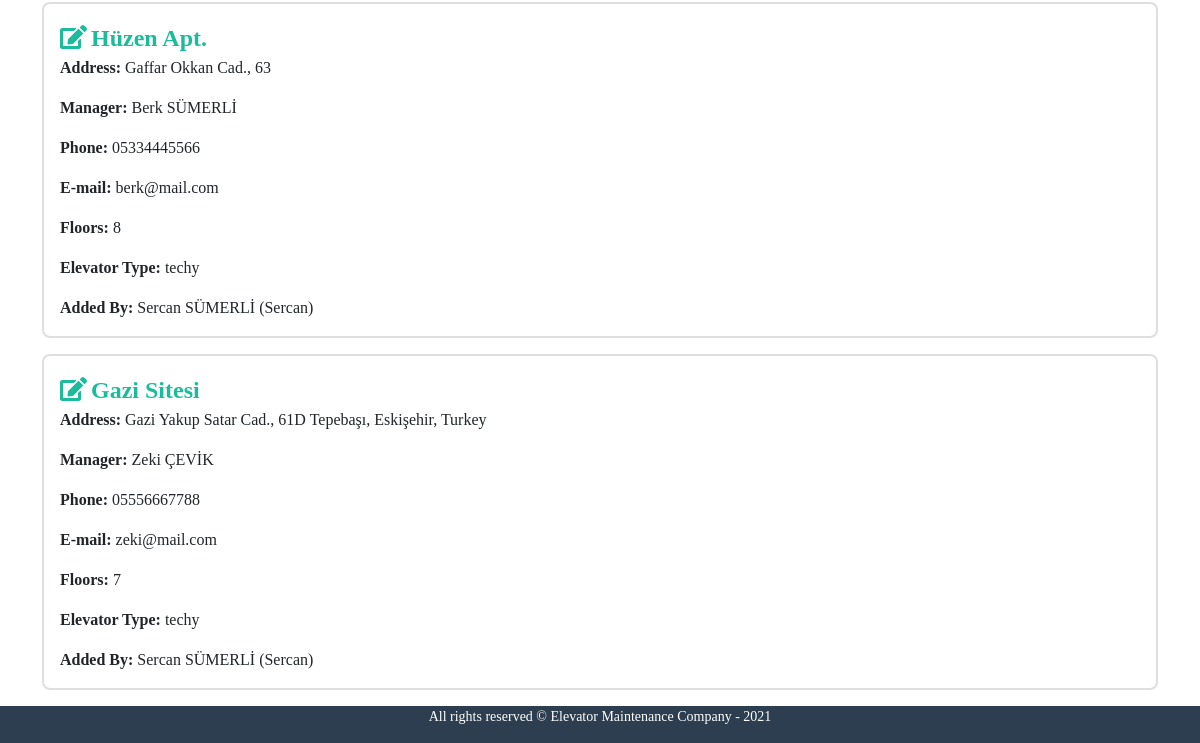
Page /buildings (signed in, lower part) on the earlier database version.
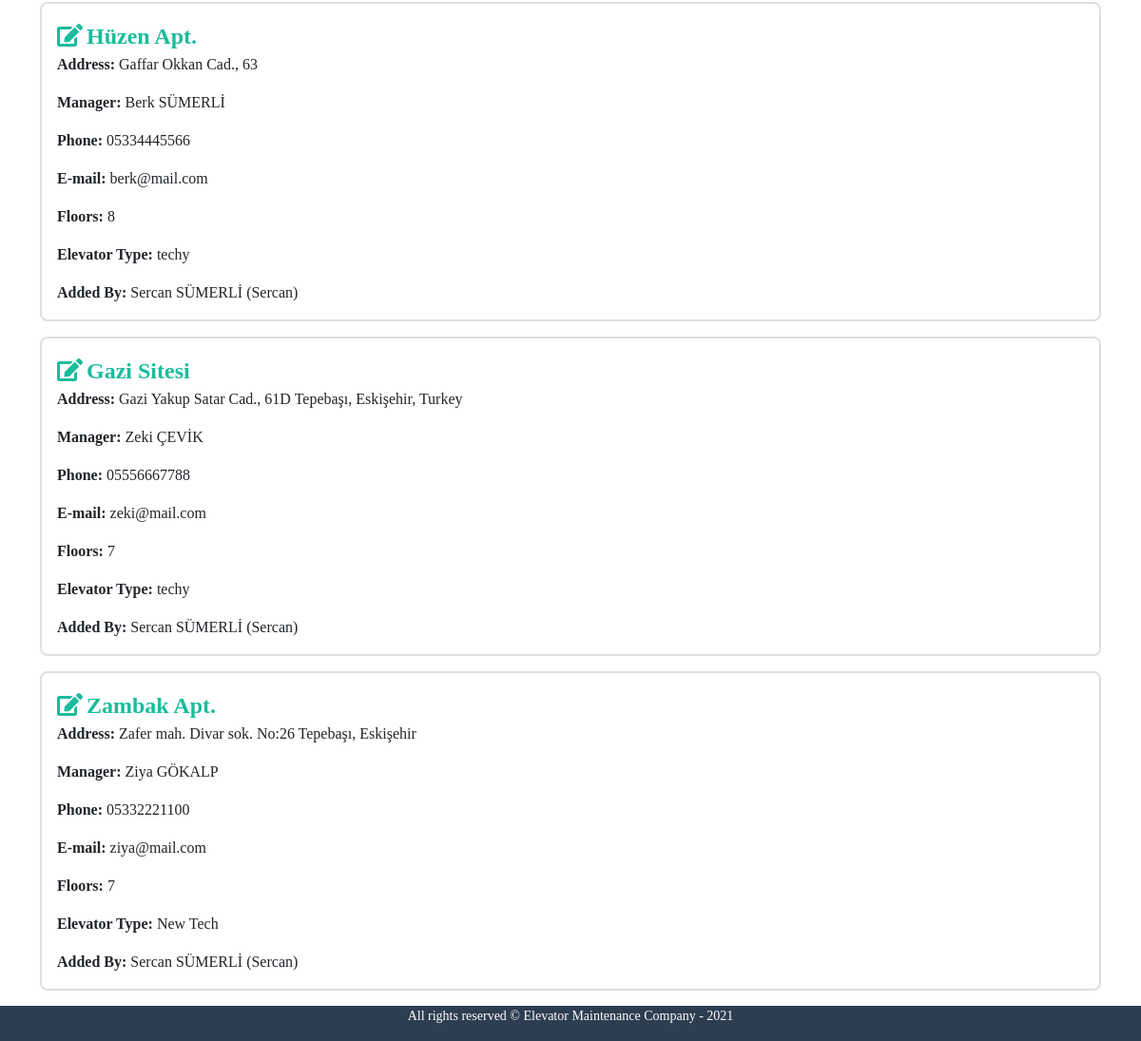
Same page on the later database version.
### maintenance/models.py (models this page shows, shortened)
class Building(models.Model):
    address = models.CharField(max_length=300)
    coordinates = models.CharField(null=True, max_length=32)
    name = models.CharField(max_length=50)
    manager = models.CharField(max_length=100)
    phone_message = 'Phone number must be entered in the format: 05xxxxxxxxx'
    phone_regex = RegexValidator(
        regex=r'^(05)\d{9}$',
        message=phone_message
    )
    phone = models.CharField(validators=[phone_regex], max_length=11,
                             null=True, blank=True)
    email = models.EmailField(null=True, blank=True, max_length=100)
    floors = models.PositiveSmallIntegerField(default=2, validators=[MinValueValidator(2), MaxValueValidator(25)])
    elevator_type = models.CharField(max_length=100)
    creator = models.ForeignKey(User, on_delete=PROTECT, related_name="BuildingCreator")
    status = models.BooleanField(default=True)

class User(AbstractUser):
    confirmed = models.BooleanField(default=False)

### maintenance/views.py (the view)
# urls.py: path("buildings", views.buildings, name="buildings"),
@login_required
def buildings(request):
    buildings = Building.objects.all()
    return render(request, "maintenance/buildings.html", {
        "buildings":buildings
    })

### maintenance/templates/maintenance/buildings.html (shortened to what this page needs)
{% extends "maintenance/layout.html" %}
{% load static %}
{% block main %}
    {% if buildings %}
        <section id="buildingsCardView">
        {% for building in buildings %}
            <div class="card mb-3">
                <div class="row">
                <div class="col-md-8">
                    <div class="card-body">
                        <a href="{% url 'buildingDetail' building.id %}" style="text-decoration: none;"><i class="fa fa-edit" style="font-size: 24px;"></i> <strong style="font-size:24px">{{ building.name }}</strong></a>
                        <p class="card-text"><strong>Address: </strong>{{ building.address }}</p>
                        <p class="card-text"><strong>Manager: </strong>{{ building.manager }}</p>
                        <p class="card-text"><strong>Phone: </strong>{{ building.phone }}</p>
                        <p class="card-text"><strong>E-mail: </strong>{{ building.email }}</p>
                        <p class="card-text"><strong>Floors: </strong>{{ building.floors }}</p>
                        <p class="card-text"><strong>Elevator Type: </strong>{{ building.elevator_type }}</p>
                        <p class="card-text"><strong>Added By: </strong>{{ building.creator.first_name }} {{ building.creator.last_name }} ({{ building.creator.username }})</p>
                    </div>
                </div>
                </div>
            </div>
        {% endfor %}
        </section>
    {% else %}
        <div>
            <p>No buildings have been added so far. Click <strong>"Add New Building"</strong> button and add a new building.</p>
        </div>
    {% endif %}
{% endblock %}

Differences in the rows shown:
added Building: name "Zambak Apt.", address "Zafer mah. Divar sok. No:26 Tepebaşı, Eskişehir", manager "Ziya GÖKALP", phone "05332221100", email "ziya@mail.com", floors "7", elevator_type "New Tech", creator.first_name "Sercan", creator.last_name "SÜMERLİ", creator.username "Sercan"
